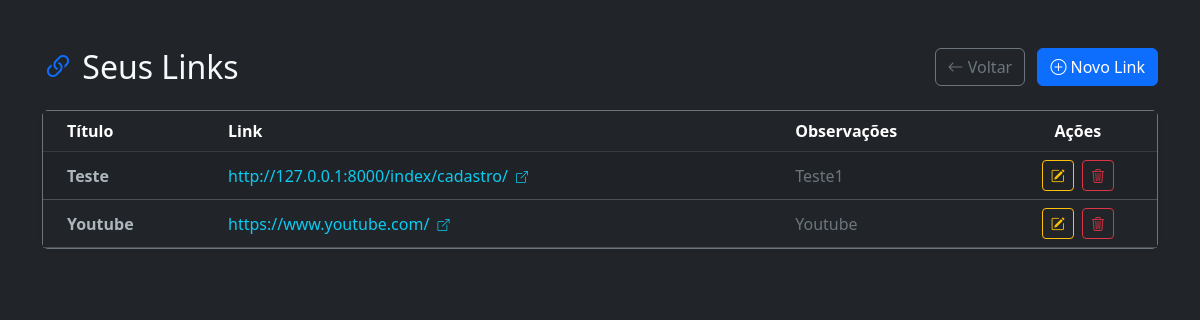
Before: /index/listar/ (signed in) with the older database file.
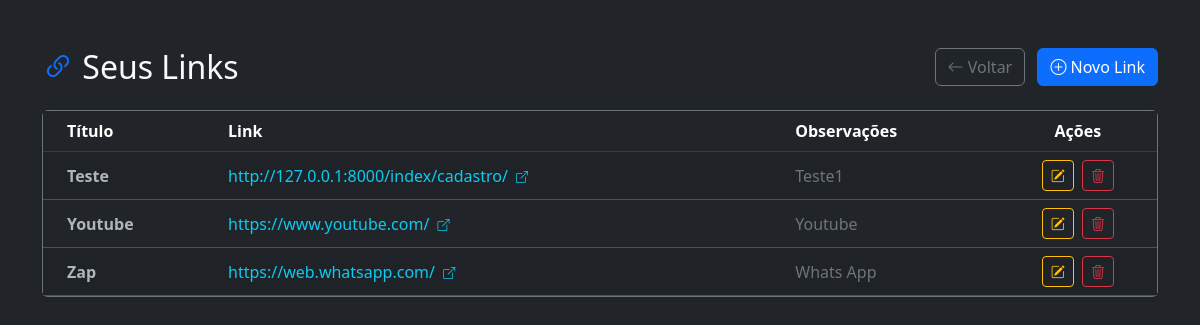
After: the same page with the newer database file.
### core/models.py (models this page shows, shortened)
class LinkModel(models.Model):
    titulo = models.CharField(max_length=150)
    link = models.URLField(max_length=500)
    observacao = models.TextField(blank=True)

### core/views.py (the view)
# urls.py: path('index/listar/', listar, name='listar'),
@login_required
def listar(request):
    links = LinkModel.objects.all()
    return render(request, 'lista_links.html', {'links': links})

### core/templates/lista_links.html (shortened to what this page needs)
<!DOCTYPE html>
<html lang="pt-br">
<head>
    <link href="https://cdn.jsdelivr.net/npm/bootstrap@5.3.0/dist/css/bootstrap.min.css" rel="stylesheet">
    <link rel="stylesheet" href="https://cdn.jsdelivr.net/npm/bootstrap-icons@1.11.1/font/bootstrap-icons.css">
</head>
<body class="bg-dark text-light" data-bs-theme="dark">
    <div class="container mt-5">
        <div class="d-flex justify-content-between align-items-center mb-4">
            <h2 class="mb-0">
                <i class="bi bi-link-45deg text-primary"></i> Seus Links
            </h2>
            <div>
                <a href="{% url 'index' %}" class="btn btn-outline-secondary me-2">
                    <i class="bi bi-arrow-left"></i> Voltar
                </a>
                <a href="{% url 'cadastro' %}" class="btn btn-primary">
                    <i class="bi bi-plus-circle"></i> Novo Link
                </a>
            </div>
        </div>
        <div class="card shadow-sm border-secondary">
            <div class="card-body p-0">
                <div class="table-responsive">
                    <table class="table table-striped table-hover mb-0">
                        <thead class="table-dark">
                            <tr>
                                <th class="ps-4">Título</th>
                                <th>Link</th>
                                <th>Observações</th>
                                <th class="text-center">Ações</th>
                            </tr>
                        </thead>
                        <tbody>
                            {% for l in links %}
                            <tr class="align-middle">
                                <td class="ps-4 fw-bold text-capitalize">{{ l.titulo }}</td>
                                <td>
                                    <a href="{{ l.link }}" target="_blank" class="text-decoration-none text-info">
                                        {{ l.link }} <i class="bi bi-box-arrow-up-right ms-1" style="font-size: 0.75rem;"></i>
                                    </a>
                                </td>
                                <td class="text-secondary text-capitalize">{{ l.observacao|default:"-" }}</td>
                                <td class="text-center">
                                    <a href="{% url 'editar' l.id %}" class="btn btn-sm btn-outline-warning me-1" title="Editar">
                                        <i class="bi bi-pencil-square"></i>
                                    </a>
                                    <a href="{% url 'deletar' l.id %}" class="btn btn-sm btn-outline-danger" title="Excluir" onclick="return confirm('Deseja realmente excluir este link?')">
                                        <i class="bi bi-trash3"></i>
                                    </a>
                                </td>
                            </tr>
                            {% endfor %}
                        </tbody>
                    </table>
                </div>
            </div>
        </div>
    </div>
</body>
</html>

Changed rows visible on the page:
added LinkModel: titulo "Zap", link "https://web.whatsapp.com/", observacao "Whats App"
